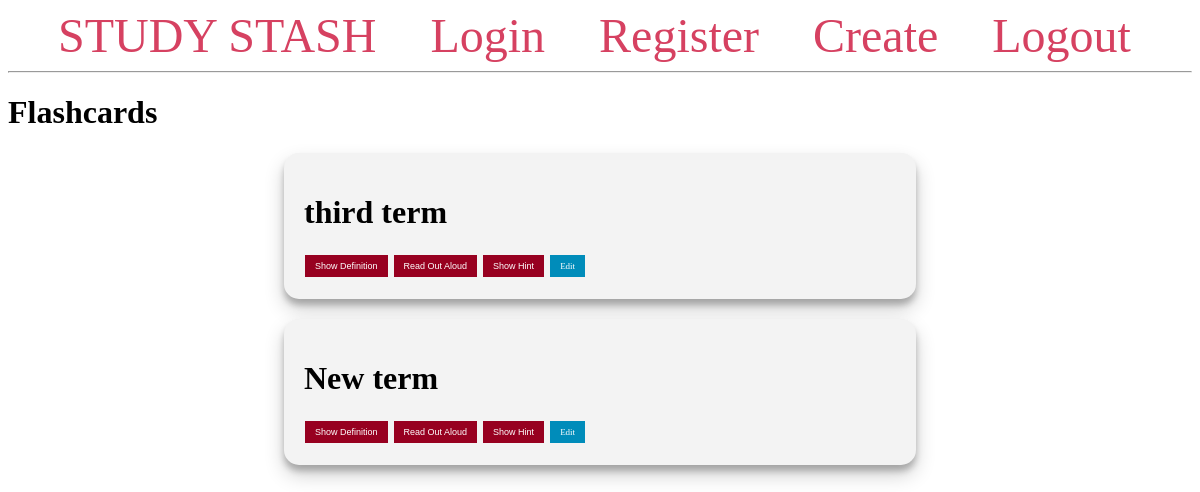
Before: / (signed in) with the older database file.
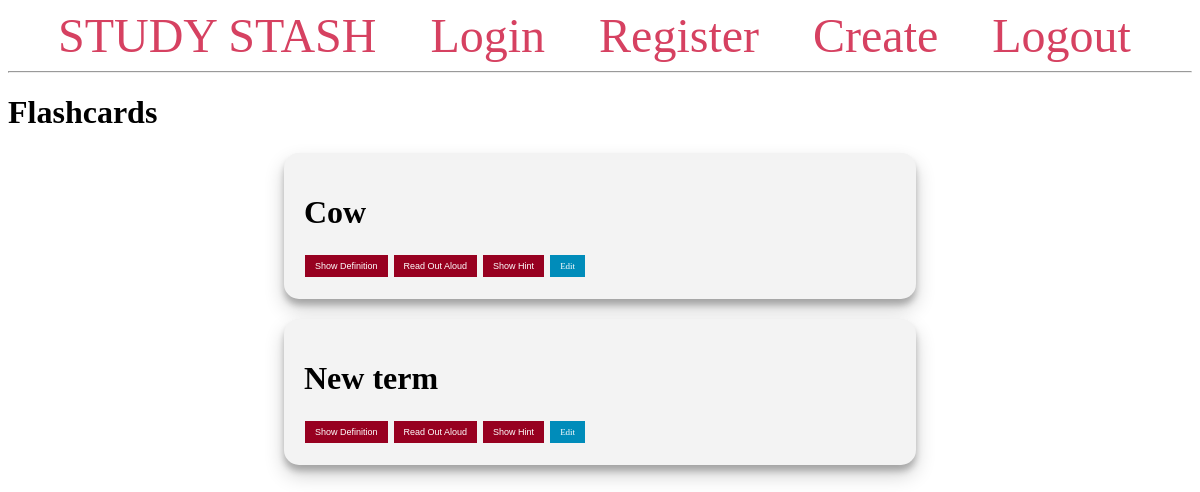
After: the same page with the newer database file.
### tables this page shows
CREATE TABLE flashcards (
    id INTEGER PRIMARY KEY AUTOINCREMENT,
    -- created TIMESTAMP NOT NULL DEFAULT CURRENT_TIMESTAMP,
    user_id INTEGER NOT NULL,
    term TEXT NOT NULL,
    definition TEXT NOT NULL,
    FOREIGN KEY (user_id) REFERENCES users(user_id)
);

### app.py (the view)
@app.route('/')
@login_required
def index():
    user_id = current_user.id
    conn = get_db_connection()
    flashcards = conn.execute('SELECT * FROM flashcards WHERE user_id = ?', (user_id,)).fetchall()
    conn.close()
    return render_template('index.html', flashcards=flashcards)

### app.py (called while the page is built)
def get_db_connection():
    conn = sqlite3.connect('database.db')
    conn.row_factory = sqlite3.Row
    return conn

@login_manager.user_loader
def load_user(user_id):
   conn = get_db_connection()
   curs = conn.cursor()
   curs.execute("SELECT * from users where user_id = (?)",[user_id])
   user_data = curs.fetchone()
   if user_data is None:
    return None
   else:
    user = User(user_data['user_id'], user_data['username'], user_data['password'])
    return user

### templates/index.html (shortened to what this page needs)
{% extends 'base.html' %}
{% block content %}
    <h1>{% block title %} Flashcards {% endblock title %}</h1>
    {% for flashcard in flashcards %}
            <div class='flashcards' id="definition-{{ flashcard['id'] }}">
                <h1>{{ flashcard['term'] }}</h1>
                <button class="flashcard-button" onclick="showdefinition({{ flashcard['id'] }}, this)">Show Definition</button>
                <button class="flashcard-button" onclick="readDefinition({{ flashcard['id'] }}, this)">Read Out Aloud</button>
                <button class="flashcard-button" onclick="showHint({{ flashcard['id'] }}, this)">Show Hint</button>
                <a class="edit-button" href="{{ url_for('edit', id=flashcard['id']) }}">Edit</a>
            </div>
    {% endfor %}
{% endblock %}

### templates/base.html (shortened to what this page needs)
<!DOCTYPE html>
<html lang="en">
<head>
    <link rel="stylesheet" href="{{ url_for('static', filename='css/style.css') }}">
</head>
<body>
    <nav>
        <a href="{{ url_for('index') }}">STUDY STASH</a>
        <a href="{{url_for('login')}}">Login</a>
        <a href="{{url_for('register')}}">Register</a>
        <a href="{{ url_for('create') }}">Create</a>
        <a href="{{ url_for('logout') }}">Logout</a>
    </nav>
    <hr>
    <div class="content">
        {% block content %} {% endblock %}
    </div>
</body>
</html>

### static/css/style.css (style rules this page uses)
.flashcards { background-color: #f3f3f3; border-radius: 15px; box-shadow: 0 10px 20px rgba(0,0,0,0.19), 0 6px 6px rgba(0,0,0,0.23); padding: 20px; margin-bottom: 20px; transition: all 0.3s cubic-bezier(.25,.8,.25,1); width: 50%; margin-left: auto; margin-right: auto; }
nav a { color: #d64161; font-size: 3em; margin-left: 50px; text-decoration: none; transition: color 0.3s ease; }
.flashcard-button { background-color: #970020; border: none; color: white; padding: 6px 10px; text-align: center; text-decoration: none; display: inline-block; font-size: 9px; margin: 2px 1px; cursor: pointer; }
.edit-button { background-color: #008CBA; border: none; color: white; padding: 6px 10px; text-align: center; text-decoration: none; display: inline-block; font-size: 9px; margin: 2px 1px; cursor: pointer; }

Changed rows visible on the page:
removed flashcards: term "third term"
added flashcards: term "Cow"
